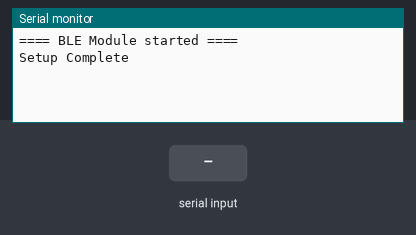
This sketch was run on a simulated Arduino Uno, built with avr-gcc and run on an emulated ATmega328P. Shown: the last lines printed to the serial monitor. Inputs (shaded band) come from the test bench.

Above: at 2.2 s.
2.3 s: "1\n" received over the second serial link
At 2.7 s:
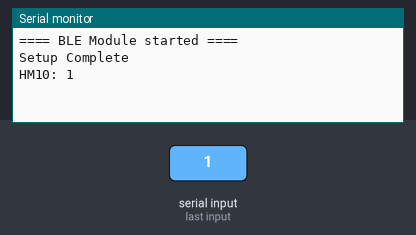
3.8 s: "0\n" received over the second serial link
At 5.0 s:
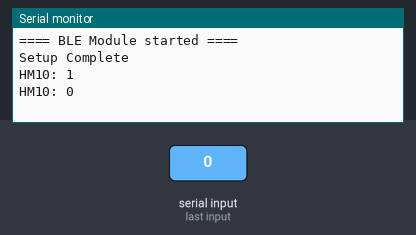
5.3 s: "2\n" received over the second serial link
At 6.2 s:
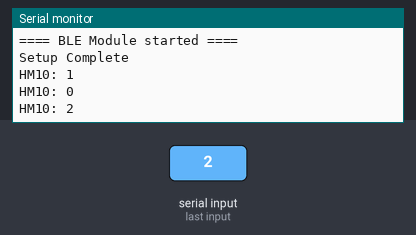

The sketch:

buffer_split_ble_slave.ino
```cpp
#include <SoftwareSerial.h>

#define BLENAME "meter0"
#define NUM_SETUPOPERATIONS_BLE 10
#define NUM_MASTEROPERATIONS_BLE 2

const char *BLE_TAG = "BLE+";
unsigned long BAUD_RATE = 9600;

const int BLUETOOTH_TX = 9;
const int BLUETOOTH_RX = 8;

const int READ_TIME = 500; //ms

unsigned long prevMillis;

String outputBLE;
int okNBIOTList = 0;
int bleOperationIndex = 0;

SoftwareSerial BLESerial(BLUETOOTH_RX, BLUETOOTH_TX);
String setupBLEList[NUM_SETUPOPERATIONS_BLE] = {"AT+IMME0", "AT+ROLE0", "AT+NAMEmeter1", "AT+NOTI1", "AT+NOTP1", "AT+ADTY0", "AT+BAUD0", "AT+ADVID", "AT+SHOW3", "AT+RESET"};

void checkOkBLE(){
    if(strstr(outputBLE.c_str(), "OK+Set")){
      Serial.println("Operation ble done, go with the next one");
      bleOperationIndex++;
    }
}

void checkResetBLE(){
  if(strstr(outputBLE.c_str(), "OK+RESET")) {
    Serial.println("BLE setup done.");
    BLESerial.write("AT+NAME?");

  }
}

void readBLE(){
  if (BLESerial.available()) {
    Serial.print("HM10: ");

    outputBLE = BLESerial.readStringUntil('\n');
    Serial.println(outputBLE);
    checkOkBLE();
    checkResetBLE();
  }
}
void setup() {
  // Start serial communications.
  // The baud rate must be the same for both the serial and the bluetooth.
  Serial.begin(BAUD_RATE);
  BLESerial.begin(BAUD_RATE);

  delay(1000);
  Serial.println("==== BLE Module started ====");
  Serial.println();
  // setupBlueToothConnection();
  Serial.println("Setup Complete");
}

void loop() {
    readBLE();
}

void setupBlueToothConnection(){
  BLESerial.write("AT");
  delay(200);
  BLESerial.write("AT+RENEW");
  delay(400);
}
```

Measured:
- after the input at 2.3 s, the serial monitor: prints a new line at once (image 1)
- after the input at 3.8 s, the serial monitor: prints a new line at once (image 2)
- after the input at 5.3 s, the serial monitor: prints a new line at once (image 3)
